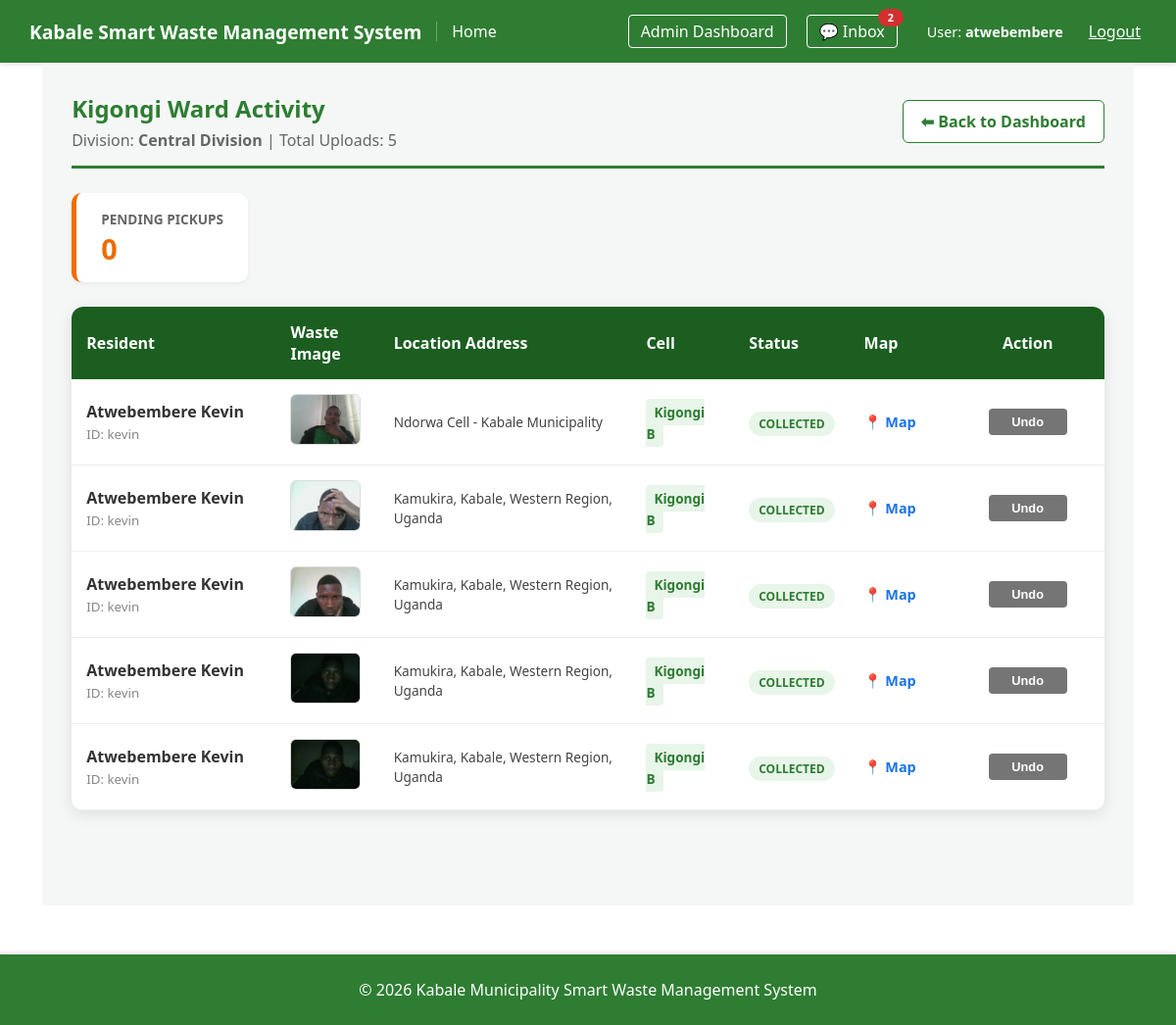
Before: /users/ward/Central Division/Kigongi/uploads/ (signed in) with the older database file.
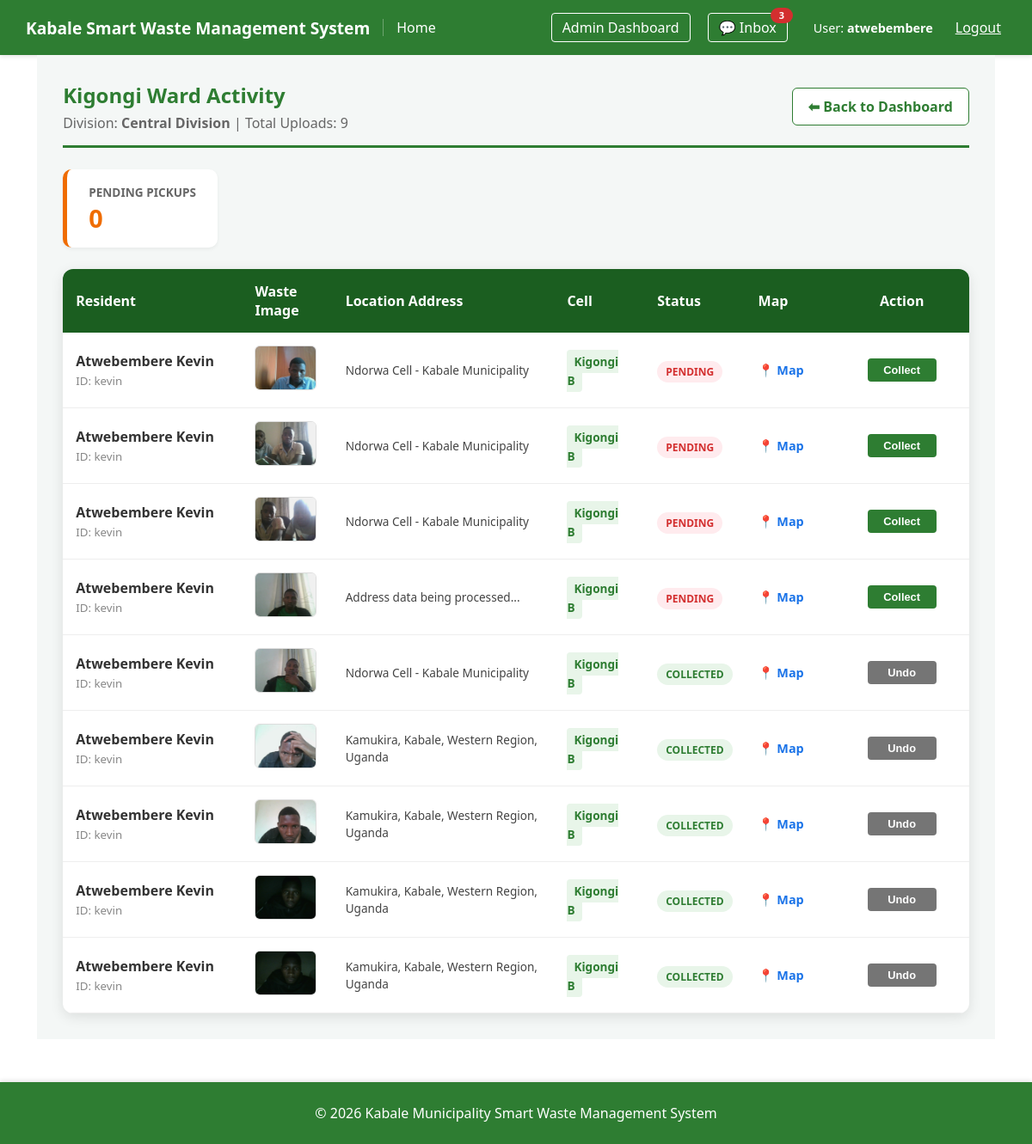
After: the same page with the newer database file.
### users/models.py (models this page shows, shortened)
class WasteReport(models.Model):
    STATUS_CHOICES = [
        ('pending', 'Pending'),
        ('collected', 'Collected'),
    ]
    user = models.ForeignKey(User, on_delete=models.CASCADE, related_name='reports')
    image = models.ImageField(upload_to='waste_images/')
    latitude = models.DecimalField(max_digits=22, decimal_places=16)
    longitude = models.DecimalField(max_digits=22, decimal_places=16)
    location_address = models.CharField(max_length=500, null=True, blank=True)
    status = models.CharField(max_length=20, choices=STATUS_CHOICES, default='pending')
    created_at = models.DateTimeField(auto_now_add=True)
    updated_at = models.DateTimeField(auto_now=True)
    class Meta:
        ordering = ['-created_at']

class User(AbstractUser):
    full_name = models.CharField(max_length=255, null=True, blank=True)
    DIVISION_CHOICES = [
        ('Central Division', 'Central Division'),
        ('Northern Division', 'Northern Division'),
        ('Southern Division', 'Southern Division'),
    ]
    division = models.CharField(
        max_length=50,
        choices=DIVISION_CHOICES,
        null=True,
        blank=True
    )
    ward = models.CharField(max_length=100, null=True, blank=True)
    cell = models.CharField(max_length=100, null=True, blank=True)

### users/views.py (the view)
# urls.py: path('ward/<str:div_name>/<str:ward_name>/uploads/', views.WardUploadsListView.as_view(), name='ward_uploads_list'),
class WardUploadsListView(UserPassesTestMixin, ListView):
    model               = WasteReport
    template_name       = 'users/ward_uploads.html'
    context_object_name = 'reports'
    def test_func(self):
        return self.request.user.is_staff
    def get_queryset(self):
        div_name  = self.kwargs.get('div_name')
        ward_name = self.kwargs.get('ward_name')
        return WasteReport.objects.filter(
            user__division=div_name, user__ward=ward_name
        ).select_related('user').order_by('-created_at')
    def get_context_data(self, **kwargs):
        context = super().get_context_data(**kwargs)
        context['division'] = self.kwargs.get('div_name')
        context['ward']     = self.kwargs.get('ward_name')
        return context

### users/context_processors.py (called while the page is built)
def unread_message_count(request):
    if request.user.is_authenticated and request.user.is_staff:
        count = Message.objects.filter(recipient=request.user, is_read=False).count()
        return {'total_unread_messages': count}
    return {'total_unread_messages': 0}

### templates/users/ward_uploads.html (shortened to what the changed rows need)
{% extends 'base.html' %}
{% block content %}
<div style="padding: 30px; background: #f4f7f6; min-height: 100vh;">
    <div style="display: flex; justify-content: space-between; align-items: center; margin-bottom: 25px; border-bottom: 3px solid #2e7d32; padding-bottom: 15px;">
        <div>
            <h2 style="color: #2e7d32; margin: 0;">{{ ward }} Ward Activity</h2>
            <p style="color: #666; margin: 5px 0 0 0;">
                Division: <strong>{{ division }}</strong> | Total Uploads: {{ reports.count }}
            </p>
        </div>
    </div>
    <div style="background: white; border-radius: 12px; box-shadow: 0 4px 15px rgba(0,0,0,0.1); overflow: hidden;">
        <table style="width: 100%; border-collapse: collapse;">
            <thead>
                <tr style="background: #1b5e20; color: white; text-align: left;">
                    <th style="padding: 15px; width: 20%;">Resident</th>
                    <th style="padding: 15px; width: 10%;">Waste Image</th>
                    <th style="padding: 15px; width: 25%;">Location Address</th>
                    <th style="padding: 15px; width: 10%;">Cell</th>
                    <th style="padding: 15px; width: 10%;">Status</th>
                    <th style="padding: 15px; width: 10%;">Map</th>
                    <th style="padding: 15px; text-align: center; width: 15%;">Action</th>
                </tr>
            </thead>
            <tbody>
                {% for report in reports %}
                <tr style="border-bottom: 1px solid #eee;" class="report-row">
                    <td style="padding: 15px;">
                        <strong style="color: #333; display: block;">{{ report.user.full_name|default:report.user.username }}</strong>
                        <small style="color: #888;">ID: {{ report.user.username }}</small>
                    </td>
                    <td style="padding: 15px;">
                        {% if report.image %}
                            <a href="{{ report.image.url }}" target="_blank" title="Click to view full image" style="text-decoration: none;">
                                <div style="position: relative; display: inline-block; overflow: hidden; border-radius: 6px; border: 1px solid #ddd; width: 70px; height: 50px;">
                                    <img src="{{ report.image.url }}" class="waste-thumbnail"
                                         style="width: 100%; height: 100%; object-fit: cover; display: block; transition: transform 0.3s ease;">
                                </div>
                            </a>
                        {% else %}
                            <div style="width: 70px; height: 50px; background: #f9f9f9; border: 1px solid #eee; border-radius: 6px; display: flex; align-items: center; justify-content: center; font-size: 10px; color: #ccc;">
                                N/A
                            </div>
                        {% endif %}
                    </td>
                    <td style="padding: 15px;">
                        <span style="color: #444; font-size: 0.85em; display: block; line-height: 1.4;">
                            {{ report.location_address|default:"Address data being processed..." }}
                        </span>
                    </td>
                    <td style="padding: 15px;">
                        <span style="background: #e8f5e9; color: #2e7d32; padding: 4px 8px; border-radius: 4px; font-size: 0.85em; font-weight: 600;">
                            {{ report.user.cell }}
                        </span>
                    </td>
                    <td style="padding: 15px;">
                        <span style="padding: 4px 10px; border-radius: 20px; font-size: 0.75em; font-weight: bold; background: {% if report.status == 'pending' %}#ffebee; color: #d32f2f;{% else %}#e8f5e9; color: #2e7d32;{% endif %}">
                            {{ report.status|upper }}
                        </span>
                    </td>
                    <td style="padding: 15px;">
                        <a href="https://www.google.com/maps?q={{ report.latitude }},{{ report.longitude }}"
                           target="_blank"
                           style="text-decoration: none; color: #1a73e8; font-weight: bold; font-size: 0.9em; display: flex; align-items: center; gap: 4px;">
                           📍 Map
                        </a>
                    </td>
                    <td style="padding: 15px; text-align: center;">
                        <form method="POST" action="{% url 'update_waste_status' report.id %}">
                            {% if report.status == 'pending' %}
                                <button type="submit" name="action" value="confirm" class="btn-action btn-collect">Collect</button>
                            {% else %}
                                <button type="submit" name="action" value="undo" class="btn-action btn-undo">Undo</button>
                            {% endif %}
                        </form>
                    </td>
                </tr>
                {% empty %}
                <tr>
                    <td colspan="7" style="padding: 60px; text-align: center; color: #999; font-style: italic;">
                        No uploads recorded for <strong>{{ ward }}</strong> ward yet.
                    </td>
                </tr>
                {% endfor %}
            </tbody>
        </table>
    </div>
</div>
{% endblock %}

### templates/base.html (shortened to what this page needs)
<!DOCTYPE html>
<html lang="en">
<head>
</head>
<body>
<nav style="display: flex; justify-content: space-between; align-items: center; padding: 15px 30px; background: #2e7d32; color: white; box-shadow: 0 2px 5px rgba(0,0,0,0.1);">
    <div style="display: flex; align-items: center;">
        <a href="{% url 'home' %}" class="nav-title" style="color: white; font-size: 1.2em; font-weight: bold;">
            Kabale Smart Waste Management System
        </a>
        <span class="nav-link-separator"></span>
        <a href="{% url 'home' %}" class="nav-home-link" style="color: white; font-size: 1em;">Home</a>
    </div>
    <div class="nav-right" id="navRight">
        {% if user.is_authenticated %}
            {% if user.is_staff %}
                <a href="{% url 'admin_dashboard' %}" style="color: white; border: 1px solid white; padding: 5px 12px; border-radius: 4px;">
                    Admin Dashboard
                </a>
                <a href="{% url 'admin_inbox' %}" class="nav-inbox-btn">
                    💬 Inbox
                    {% if total_unread_messages > 0 %}
                        <span class="inbox-badge">{{ total_unread_messages }}</span>
                    {% endif %}
                </a>
            {% else %}
                <a href="{% url 'resident_dashboard' %}" style="color: white; border: 1px solid white; padding: 5px 12px; border-radius: 4px;">My Reports</a>
                <a href="{% url 'report_waste' %}" style="color: #ffd700; font-weight: bold;">+ Report Waste</a>
            {% endif %}
            <span class="nav-user-info" style="margin-left: 10px; font-size: 0.9em; color: white;">
                User: <strong>{{ user.username }}</strong>
            </span>
            <form action="{% url 'logout' %}" method="post" style="display: inline;">
                <button type="submit" style="background: none; border: none; color: white; cursor: pointer; text-decoration: underline; font-family: inherit; font-size: 1em;">
                    Logout
                </button>
            </form>
        {% else %}
            <a href="{% url 'login' %}" style="color: white;">Login</a>
            <a href="{% url 'register' %}" style="background: white; color: #2e7d32; padding: 6px 15px; border-radius: 4px; font-weight: bold;">Register</a>
        {% endif %}
    </div>
</nav>
<div class="container">
    {% block content %}
    {% endblock %}
</div>
<footer class="site-footer">
    <div style="max-width: 1200px; margin: auto;">
        &copy; 2026 Kabale Municipality Smart Waste Management System
    </div>
</footer>
</body>
</html>

Changed rows visible on the page:
added WasteReport: user.full_name "Atwebembere Kevin", user.username "kevin", image (picture), location_address "Ndorwa Cell - Kabale Municipality", user.cell "Kigongi B", status "PENDING", shows "Collect"
added WasteReport: user.full_name "Atwebembere Kevin", user.username "kevin", image (picture), location_address "Ndorwa Cell - Kabale Municipality", user.cell "Kigongi B", status "PENDING", shows "Collect"
added WasteReport: user.full_name "Atwebembere Kevin", user.username "kevin", image (picture), location_address "Ndorwa Cell - Kabale Municipality", user.cell "Kigongi B", status "PENDING", shows "Collect"
added WasteReport: user.full_name "Atwebembere Kevin", user.username "kevin", image (picture), location_address "Address data being processed...", user.cell "Kigongi B", status "PENDING", shows "Collect"
Other visible differences:
{{ total_unread_messages }}: "2" → "3"
{{ reports.count }}: "5" → "9"
